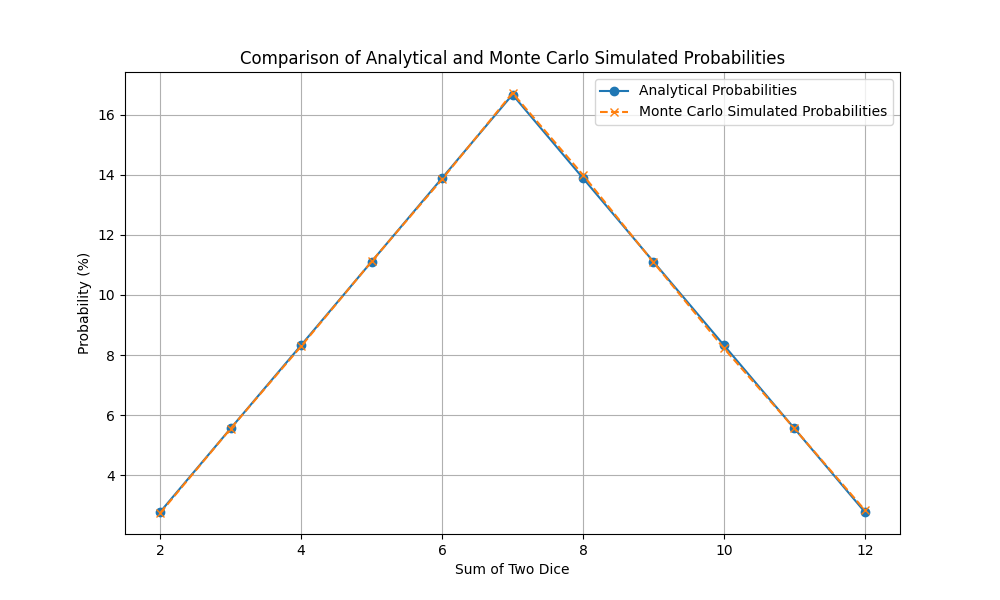

Reproduce this figure in Python.
import random
import matplotlib.pyplot as plt
import pandas as pd

ANALYTICAL_PROBABILITIES = {
    2: 2.78,  # 1/36
    3: 5.56,  # 2/36
    4: 8.33,  # 3/36
    5: 11.11,  # 4/36
    6: 13.89,  # 5/36
    7: 16.67,  # 6/36
    8: 13.89,  # 5/36
    9: 11.11,  # 4/36
    10: 8.33,  # 3/36
    11: 5.56,  # 2/36
    12: 2.78,  # 1/36
}


def monte_carlo_simulation(num_simulations: int) -> dict[int, float]:
    """Simulate rolling two dice and calculate the probability of each sum.

    :param num_simulations: The number of simulations to run.
    :return: A dictionary with the sum of the dice as keys and the probability as values.
    """
    sum_counts = {i: 0 for i in range(2, 12 + 1)}

    for _ in range(num_simulations):
        dice1 = random.randint(1, 6)
        dice2 = random.randint(1, 6)
        dice_sum = dice1 + dice2
        sum_counts[dice_sum] += 1

    probabilities = {sum_val: count / num_simulations * 100 for sum_val, count in sum_counts.items()}
    return probabilities


if __name__ == "__main__":

    num_simulations = 100000
    simulated_probabilities = monte_carlo_simulation(num_simulations)

    # Compare analytical and simulated probabilities
    sums = list(ANALYTICAL_PROBABILITIES.keys())
    analytical_values = list(ANALYTICAL_PROBABILITIES.values())
    simulated_values = [simulated_probabilities[sum_val] for sum_val in sums]

    # Build a plot
    plt.figure(figsize=(10, 6))
    plt.plot(sums, analytical_values, marker="o", linestyle="-", label="Analytical Probabilities")
    plt.plot(sums, simulated_values, marker="x", linestyle="--", label="Monte Carlo Simulated Probabilities")
    plt.xlabel("Sum of Two Dice")
    plt.ylabel("Probability (%)")
    plt.title("Comparison of Analytical and Monte Carlo Simulated Probabilities")
    plt.legend()
    plt.grid(True)
    plt.show()
    table_data = {
        "Sum": sums,
        "Analytical (%)": analytical_values,
        "Monte Carlo (%)": simulated_values,
    }
    df = pd.DataFrame(table_data)
    print(df)
